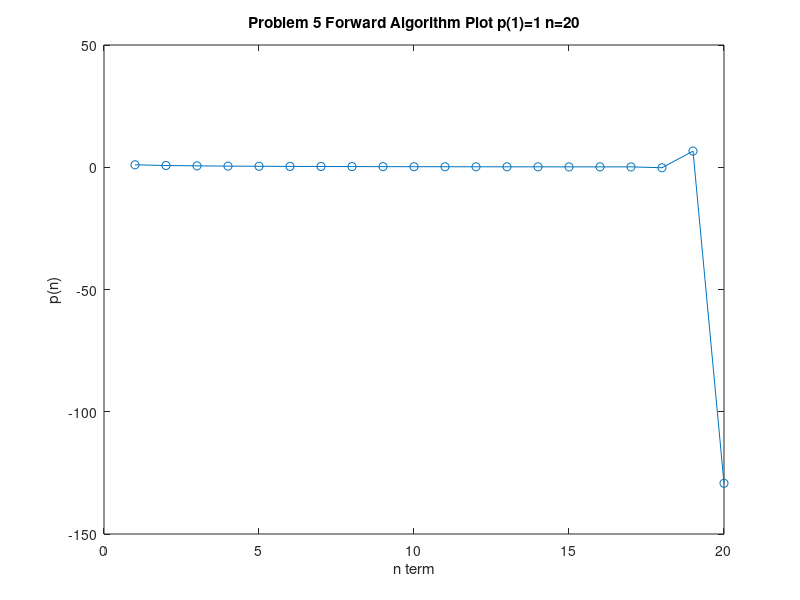
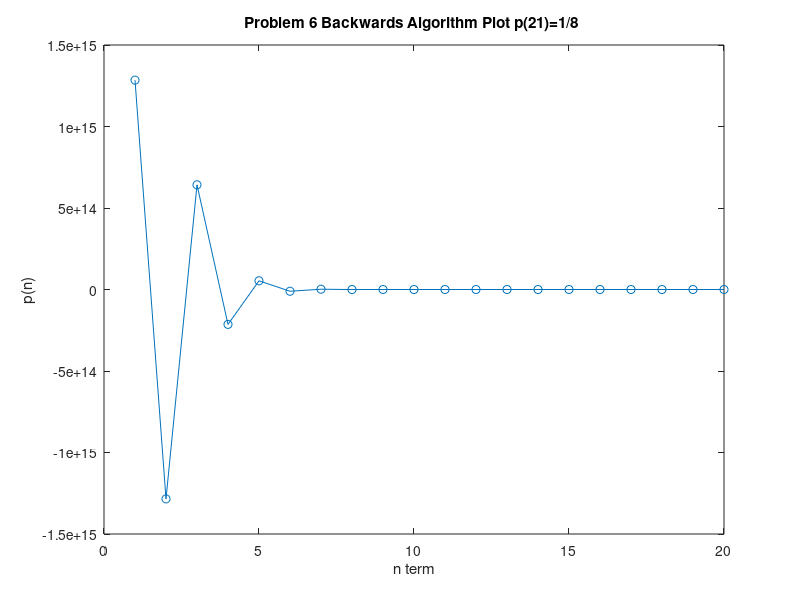
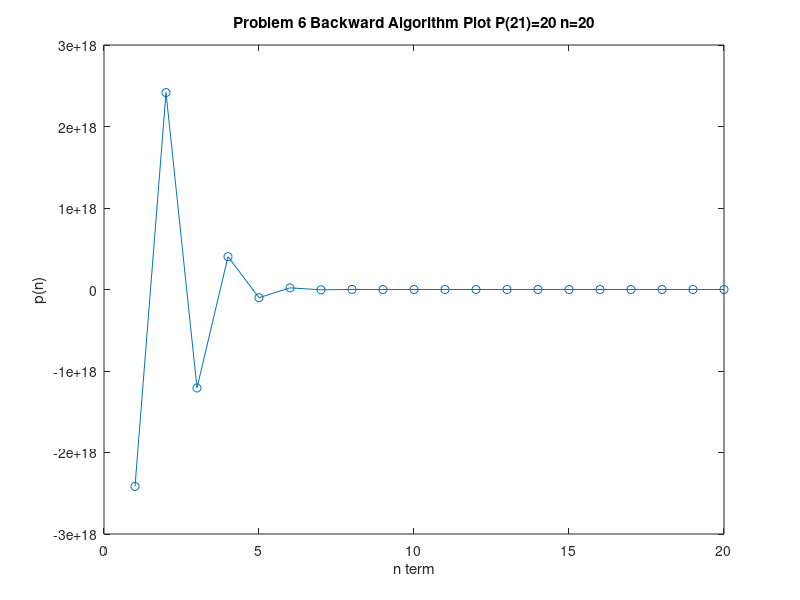
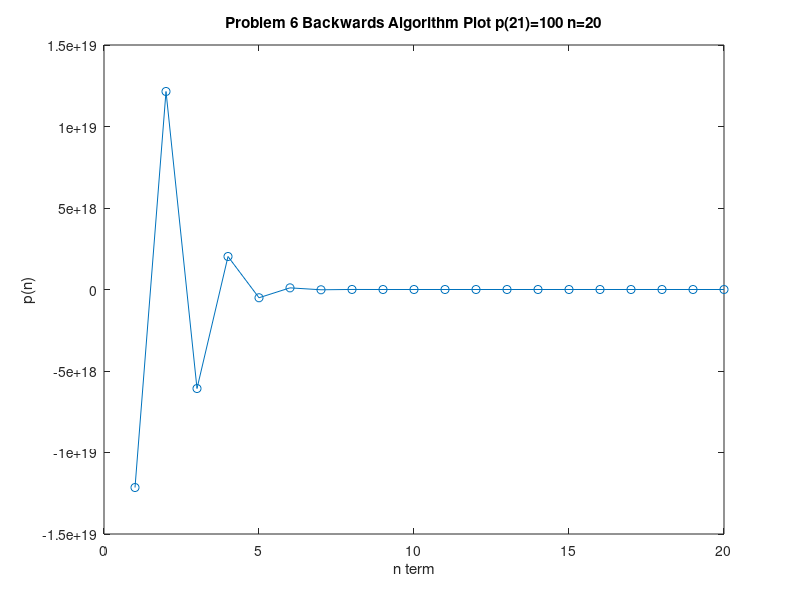

Reproduce these figures in MATLAB, in order.
% Javier Salazar 1001144647 Section 1.1 Problem 5
%problem 5
n = 20;
p_n = zeros(1,n);
p_n(1) = 1;
for i=2:n
    p_n(i) = exp(1) - i*p_n(i-1);
end
figure
plot(1:20, p_n, '-o')
title('Problem 5 Forward Algorithm Plot p(1)=1 n=20')
xlabel('n term')
ylabel('p(n)')
dlmwrite('hw2_data.csv',p_n,'delimiter',',');

% problem 6 
%part a
p_values = zeros(1,n);
p_values(end) = 1/8;
for i=n-1:-1:1
    p_values(i) = exp(1) - i*p_values(i+1);
end
figure
plot(1:20, p_values, '-o')
title('Problem 6 Backwards Algorithm Plot p(21)=1/8 ')
xlabel('n term')
ylabel('p(n)')
dlmwrite('hw2_data.csv',p_values,'delimiter',',','-append');
%part b
p_values2 = zeros(1,n);
p_values2(end) = 20;
for i=n-1:-1:1
    p_values2(i) = exp(1) - i*p_values2(i+1);
end
figure
plot(1:20, p_values2, '-o')
title('Problem 6 Backward Algorithm Plot P(21)=20 n=20')
xlabel('n term')
ylabel('p(n)')
dlmwrite('hw2_data.csv',p_values2,'delimiter',',','-append');
% part c
p_values3 = zeros(1,n);
p_values3(end) = 100;
for i=n-1:-1:1
    p_values3(i) = exp(1) - i*p_values3(i+1);
end
figure
plot(1:20, p_values3, '-o')
title('Problem 6 Backwards Algorithm Plot p(21)=100 n=20')
xlabel('n term')
ylabel('p(n)')
dlmwrite('hw2_data.csv',p_values3,'delimiter',',','-append');